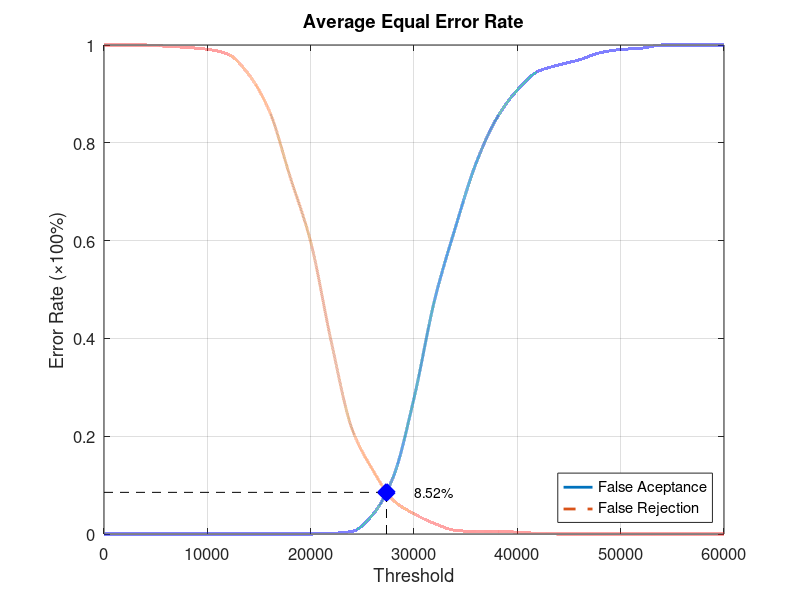
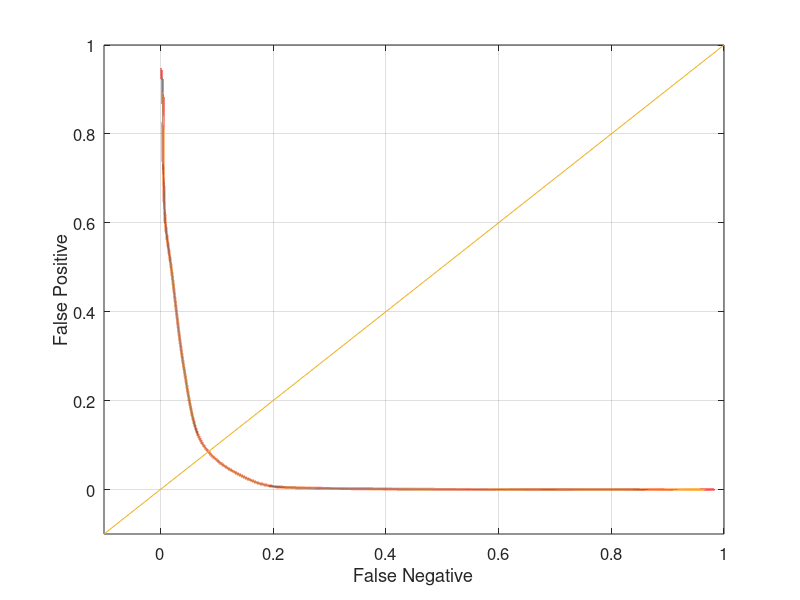

Write the MATLAB code that produced these figures, in order.
function yEER = Experiment3Average
close all;
clear;
clc;
x = 0:2000:60000;
xq = 0:0.5:60000;

y0 = [0 0 0 0 0 0 0 0 0 0 0 0.00131579 0.00526316 0.0394737 0.117105 0.277632 0.478947 0.626316 0.757895 0.85 0.907895 0.946053 0.959211 0.969737 0.984211 0.990789 0.993421 1 1 1 1];
yy0 = interp1(x, y0, xq, 'pchip');
y1 = [1 1 1 0.9975 0.995 0.99125 0.98125 0.94 0.865 0.73125 0.5975 0.3925 0.215 0.13125 0.06875 0.04125 0.02125 0.0075 0.005 0.005 0.00375 0.00125 0 0 0 0 0 0 0 0 0];
yy1 = interp1(x, y1, xq, 'pchip');

% Calculating EER: 
y2 = abs(y0 - y1);
find(y2 == min(y2))
yy2 = abs(yy0 - yy1);
xEER = find(yy2 == min(yy2));
xEERIndex = xq(xEER) % X-axis EER
yEER = yy0(xEER) % Y-axis EER

main = figure
plot(xq, yy0,'-','LineWidth', 2);	hold on
plot(xq, yy1,'--','LineWidth', 2);	hold on
plot([xEERIndex xEERIndex], [0 yEER], 'k--');	hold on
plot([0 xEERIndex], [yEER yEER], 'k--');	hold on
plot(xEERIndex, yEER, 'bx', 'LineWidth', 10);	hold on
text(xEERIndex + 10 * xEERIndex / 100, yEER, [num2str(round((10000 * yEER)) / 100) '%'])
legend('False Aceptance', 'False Rejection', 'Location', 'SouthEast')
xlabel('Threshold')
ylabel('Error Rate (\times100%)')
title('Average Equal Error Rate')
set(gca, 'FontSize', 12)
axis([0 60000 0 1])
grid on

print(main, 'Experiment3AverageMain', '-dpng');
FNRxFPR = figure('Color', [1 1 1]);
plot(yy1, yy0, '-', yy1, yy0, 'LineWidth', 2);
hold on
y = -0.1:0.1:1
plot(y, y); 
set(gca, 'FontSize', 12)
xlabel('False Negative')
ylabel('False Positive')
axis([-0.1 1 -0.1 1])
set(gca, 'FontSize', 12)
grid on

print(FNRxFPR, 'Experiment3AverageFNRxFPR','-dpng');
end
